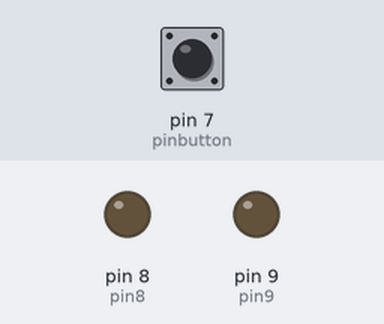
This sketch was run on a simulated Arduino Uno, built with avr-gcc and run on an emulated ATmega328P. Shown: output pins drawn as LEDs (lit = HIGH). Dashed ring = blinking. Inputs (shaded band) come from the test bench; at power-on: pin 7 (pinbutton) HIGH.

Above: at 1.2 s.
1.3 s: pin 7 (pinbutton) pulled LOW for 0.15 s
At 1.55 s:
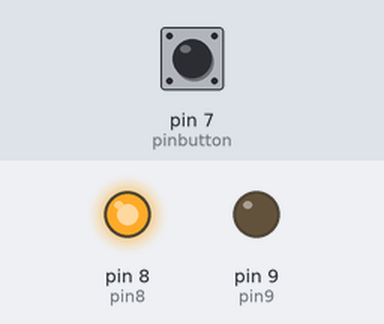
3.1 s: pin 7 (pinbutton) pulled LOW for 3.2 s
At 3.55 s:
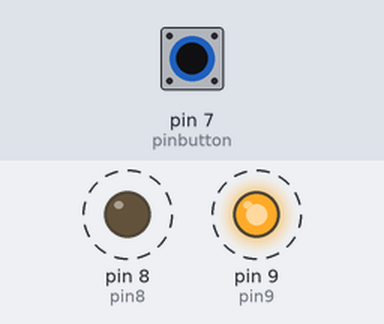
Timing chart, 0 to 7.7 s (numbered marks = the images above; inputs shaded):
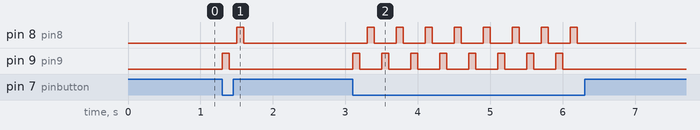

Measured:
- after the input at 1.3 s, pin 8 (pin8): LOW → HIGH after 0.20 s, → LOW 0.10 s later; pin 9 (pin9): LOW → HIGH at once, → LOW 0.10 s later
- after the input at 3.1 s, pin 8 (pin8): alternates HIGH for 0.10 s and LOW for 0.30 s, 16 changes in all, then stays LOW, starting after 0.20 s; pin 9 (pin9): alternates HIGH for 0.10 s and LOW for 0.30 s, 16 changes in all, then stays LOW, starting at once

The sketch:

fliplop.ino
```cpp
//ari ramadhani
//2016230037
const int pin9 = 9;
const int pin8 = 8;
const int pinbutton = 7;

void setup(){
  //taro kodingan disini brok
  pinMode(pin9,OUTPUT);
  pinMode(pin8,OUTPUT);
  pinMode(pinbutton,INPUT);
  digitalWrite(pinbutton,HIGH);
}
void loop() {
  //taro koding disini
  if(digitalRead(pinbutton)==0)
  {
    digitalWrite(pin9,HIGH);
    delay(100);
    digitalWrite(pin9,LOW);
    delay(100);
    digitalWrite(pin8,HIGH);
    delay(100);
    digitalWrite(pin8,LOW);
    delay(100);
  }
}
```
